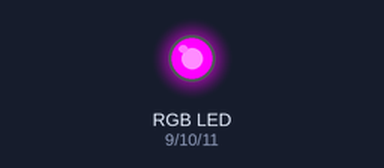
The sketch below on a simulated Arduino Uno, built with avr-gcc and run on an emulated ATmega328P. Parts: an RGB LED mixed from three pins (HIGH = lit).

Above: at 0.1 s.
Timing chart, 0 to 1.6 s (numbered marks = the images above):
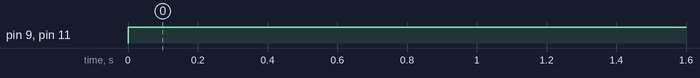

The sketch:

RGB.ino
```cpp
// Ian Coffey
// RGB.ino

// Variable Declaration
const int bluePin = 11;
const int greenPin = 10;
const int redPin = 9;
int delay_time = 500;

void setup() {

    Serial.begin(9600);
    pinMode(bluePin, OUTPUT);
    pinMode(greenPin, OUTPUT);
    pinMode(redPin, OUTPUT);

}

void loop() {

    // Purple
    digitalWrite(redPin, HIGH);
    digitalWrite(bluePin, HIGH);

}
```

Measured:
- by itself, pin 9 (redPin), pin 11 (bluePin): LOW → HIGH at 0.00 s
